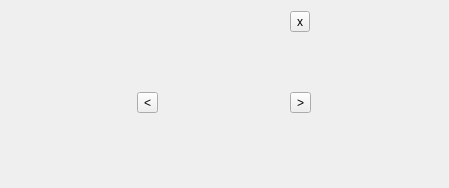
<?xml version="1.0" encoding="UTF-8"?>
<ui version="4.0">
 <class>BaseNavigatorWidget</class>
 <widget class="QFrame" name="BaseNavigatorWidget">
  <property name="geometry">
   <rect>
    <x>0</x>
    <y>0</y>
    <width>449</width>
    <height>188</height>
   </rect>
  </property>
  <property name="windowTitle">
   <string>Form</string>
  </property>
  <layout class="QGridLayout" name="mainLayout">
   <item row="3" column="2">
    <spacer name="verticalSpacer_4">
     <property name="orientation">
      <enum>Qt::Vertical</enum>
     </property>
     <property name="sizeHint" stdset="0">
      <size>
       <width>20</width>
       <height>64</height>
      </size>
     </property>
    </spacer>
   </item>
   <item row="2" column="2">
    <widget class="QToolButton" name="nextButton">
     <property name="text">
      <string>&gt;</string>
     </property>
    </widget>
   </item>
   <item row="2" column="0">
    <widget class="QToolButton" name="prevButton">
     <property name="text">
      <string>&lt;</string>
     </property>
    </widget>
   </item>
   <item row="1" column="0">
    <spacer name="verticalSpacer">
     <property name="orientation">
      <enum>Qt::Vertical</enum>
     </property>
     <property name="sizeHint" stdset="0">
      <size>
       <width>20</width>
       <height>44</height>
      </size>
     </property>
    </spacer>
   </item>
   <item row="0" column="2">
    <widget class="QToolButton" name="closeButton">
     <property name="text">
      <string>x</string>
     </property>
    </widget>
   </item>
   <item row="3" column="0">
    <spacer name="verticalSpacer_2">
     <property name="orientation">
      <enum>Qt::Vertical</enum>
     </property>
     <property name="sizeHint" stdset="0">
      <size>
       <width>20</width>
       <height>64</height>
      </size>
     </property>
    </spacer>
   </item>
   <item row="1" column="2">
    <spacer name="verticalSpacer_3">
     <property name="orientation">
      <enum>Qt::Vertical</enum>
     </property>
     <property name="sizeHint" stdset="0">
      <size>
       <width>20</width>
       <height>44</height>
      </size>
     </property>
    </spacer>
   </item>
   <item row="0" column="1" rowspan="4">
    <layout class="QHBoxLayout" name="infoLayout"/>
   </item>
  </layout>
 </widget>
 <resources/>
 <connections/>
</ui>
